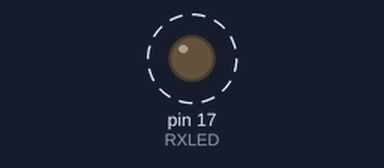
This sketch was run on a simulated SparkFun Pro Micro, built with avr-gcc and run on an emulated ATmega32U4. Parts: output pins drawn as LEDs (lit = HIGH). Dashed ring = blinking.

Above: at 0.13 s.
Timing chart, 0 to 3.0 s (numbered marks = the images above):
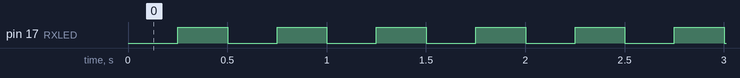

The sketch:

proMicroBlinker.ino
```cpp
/* PRO MICRO BLINKER */
/* Serial Call Response */
int RXLED = 17; //RX is defined, but not TX. Use TXLED0, TXLED1 macros.
unsigned long prevMil = 0;
int interval = 250;
int interval2 = 100;
bool led1State = false;
bool led2State = false;

int inByte = 0;

void setup() {
    // put your setup code here, to run once:
    pinMode(RXLED, OUTPUT);

  // set baseline LED status
  digitalWrite(RXLED, led1State);
  TXLED0;

  // setup serial
  Serial.begin(9600);

  while(!Serial) {
    ; // wait for serial port connection, leonardo + micro
  }

  //establishContact(); //this gets repeated until something comes into the serial buffer.

}

void loop() {
  // put your main code here, to run repeatedly:

  blinky();

  while (Serial.available() > 0) {

    //inByte = Serial.read(); //this is grabbing the first char

    int val1 = Serial.parseInt();
    int val2 = Serial.parseInt();
    int val3 = Serial.parseInt();

//      Serial.print(inByte); //prints the ASCII
//      Serial.print("\r\n");

//      USE THIS:
//      Serial.write(inByte); // individually prints out each value, not ASCII.
//      Serial.write("\r\n");

    if(val1 > 255 || val2 > 255 || val3 > 255) {
      Serial.print("values too high! try again \r\n");
    }

    //';' = 59
    else if(Serial.read() == ';') {
      Serial.print(val1);
      Serial.print(", ");
      Serial.print(val2);
      Serial.print(", ");
      Serial.print(val3);
      Serial.print(". ");
      Serial.print("\r\n");
    }
  }

}

// ===== FUNCTIONS =====
void blinky(){
  unsigned long curMil = millis();

  if(curMil - prevMil >= interval) {

    led1State = !led1State;
    digitalWrite(RXLED, led1State);

    if(led1State == true) {
      TXLED0;
    } else {
      TXLED1;
    }
    prevMil = curMil;
  }
}

void establishContact() {
  while(Serial.available() <= 0) {
    Serial.println("awaiting first message");
    delay(300);
  }
}
```

Measured:
- by itself, pin 17 (RXLED): alternates HIGH for 0.25 s and LOW for 0.25 s
